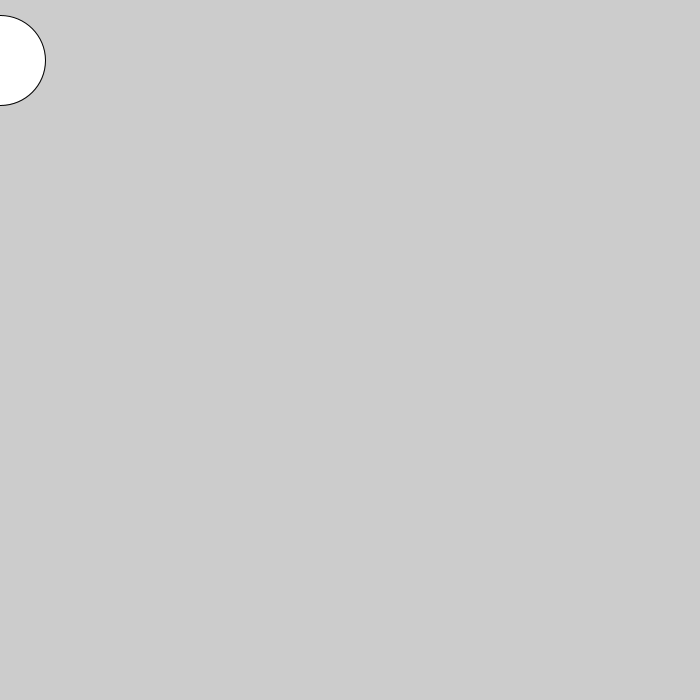
Frame 1 (no input)
Frame 60 (the mouse pressed at the canvas centre just before this capture): identical to frame 1, image omitted
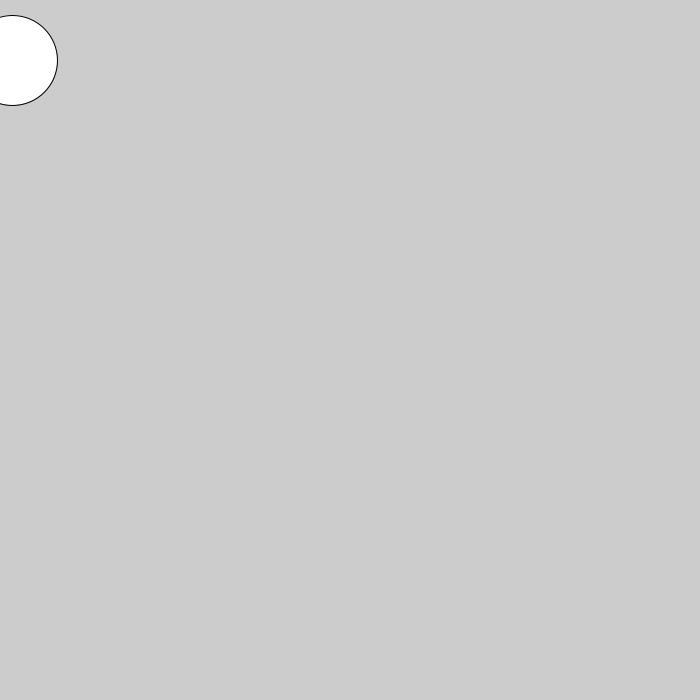
Frame 120 (the mouse held since frame 60 and released just before this capture)

The Processing sketch that drew these frames (run headless with seeded random() and noise(); from frame 60 on, the mouse is pressed at the canvas centre):

// Processing sketch: Make_Processing_7_11_Triggering_Timed_Events
// ── Make_Processing_7_11_Triggering_Timed_Events.pde
int time1 = 2000;
int time2 = 4000;
float x = 0;

void setup() {
  size(700, 700);
  smooth();
}

void draw() {
  int currentTime = millis();
  background(204);
  if (currentTime > time2) {
    x -= 0.5;
  } else if (currentTime > time1) {
    x+=2;
  }
  ellipse(x, 60, 90, 90);
}
